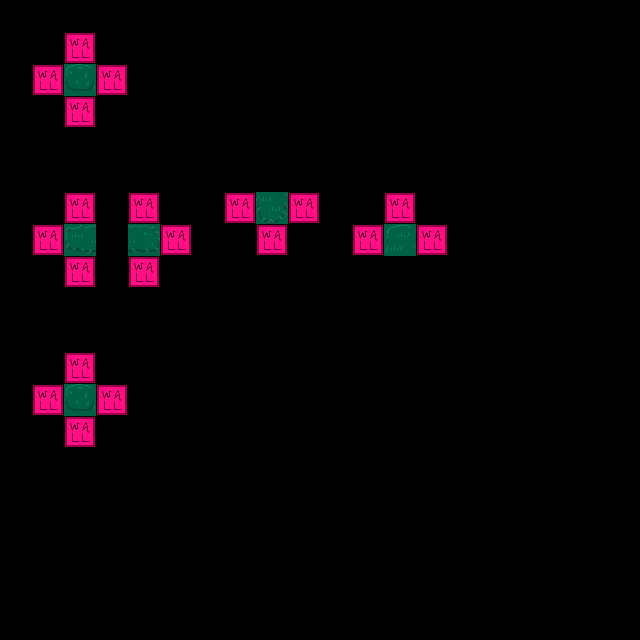

Rendered tile map (Tiled .tmx) drawn with the repository's tilesets; below, a short description and the full map source, tile grids included:
An orthogonal 20x20 tile map with 32x32 px tiles, 3 tile layers (regions, input_terrain_top, output_terrain_top).

<map version="1.9" tiledversion="1.9.0" orientation="orthogonal" renderorder="right-down" width="20" height="20" tilewidth="32" tileheight="32" infinite="0" nextlayerid="6" nextobjectid="1">
 <tileset firstgid="1" source="../../Tilesets/forest-terrain.tsx" />
 <layer id="1" name="regions" width="20" height="20">
  <properties>
   <property name="MatchInOrder" type="bool" value="true" />
  </properties>
  <data encoding="csv">
0,0,0,0,0,0,0,0,0,0,0,0,0,0,0,0,0,0,0,0,
0,0,8,0,0,0,0,0,0,0,0,0,0,0,0,0,0,0,0,0,
0,8,8,8,0,0,0,0,0,0,0,0,0,0,0,0,0,0,0,0,
0,0,8,0,0,0,0,0,0,0,0,0,0,0,0,0,0,0,0,0,
0,0,0,0,0,0,0,0,0,0,0,0,0,0,0,0,0,0,0,0,
0,0,0,0,0,0,0,0,0,0,0,0,0,0,0,0,0,0,0,0,
0,0,8,0,8,0,0,8,8,8,0,0,8,0,0,0,0,0,0,0,
0,8,8,0,8,8,0,0,8,0,0,8,8,8,0,0,0,0,0,0,
0,0,8,0,8,0,0,0,0,0,0,0,0,0,0,0,0,0,0,0,
0,0,0,0,0,0,0,0,0,0,0,0,0,0,0,0,0,0,0,0,
0,0,0,0,0,0,0,0,0,0,0,0,0,0,0,0,0,0,0,0,
0,0,8,0,0,0,0,0,0,0,0,0,0,0,0,0,0,0,0,0,
0,8,8,8,0,0,0,0,0,0,0,0,0,0,0,0,0,0,0,0,
0,0,8,0,0,0,0,0,0,0,0,0,0,0,0,0,0,0,0,0,
0,0,0,0,0,0,0,0,0,0,0,0,0,0,0,0,0,0,0,0,
0,0,0,0,0,0,0,0,0,0,0,0,0,0,0,0,0,0,0,0,
0,0,0,0,0,0,0,0,0,0,0,0,0,0,0,0,0,0,0,0,
0,0,0,0,0,0,0,0,0,0,0,0,0,0,0,0,0,0,0,0,
0,0,0,0,0,0,0,0,0,0,0,0,0,0,0,0,0,0,0,0,
0,0,0,0,0,0,0,0,0,0,0,0,0,0,0,0,0,0,0,0
</data>
 </layer>
 <layer id="2" name="input_terrain_top" width="20" height="20">
  <properties>
   <property name="StrictEmpty" type="bool" value="true" />
  </properties>
  <data encoding="csv">
0,0,0,0,0,0,0,0,0,0,0,0,0,0,0,0,0,0,0,0,
0,0,0,0,0,0,0,0,0,0,0,0,0,0,0,0,0,0,0,0,
0,0,10,0,0,0,0,0,0,0,0,0,0,0,0,0,0,0,0,0,
0,0,0,0,0,0,0,0,0,0,0,0,0,0,0,0,0,0,0,0,
0,0,0,0,0,0,0,0,0,0,0,0,0,0,0,0,0,0,0,0,
0,0,0,0,0,0,0,0,0,0,0,0,0,0,0,0,0,0,0,0,
0,0,0,0,0,0,0,0,10,0,0,0,0,0,0,0,0,0,0,0,
0,0,10,0,10,0,0,0,0,0,0,0,10,0,0,0,0,0,0,0,
0,0,0,0,0,0,0,0,0,0,0,0,0,0,0,0,0,0,0,0,
0,0,0,0,0,0,0,0,0,0,0,0,0,0,0,0,0,0,0,0,
0,0,0,0,0,0,0,0,0,0,0,0,0,0,0,0,0,0,0,0,
0,0,0,0,0,0,0,0,0,0,0,0,0,0,0,0,0,0,0,0,
0,0,10,0,0,0,0,0,0,0,0,0,0,0,0,0,0,0,0,0,
0,0,0,0,0,0,0,0,0,0,0,0,0,0,0,0,0,0,0,0,
0,0,0,0,0,0,0,0,0,0,0,0,0,0,0,0,0,0,0,0,
0,0,0,0,0,0,0,0,0,0,0,0,0,0,0,0,0,0,0,0,
0,0,0,0,0,0,0,0,0,0,0,0,0,0,0,0,0,0,0,0,
0,0,0,0,0,0,0,0,0,0,0,0,0,0,0,0,0,0,0,0,
0,0,0,0,0,0,0,0,0,0,0,0,0,0,0,0,0,0,0,0,
0,0,0,0,0,0,0,0,0,0,0,0,0,0,0,0,0,0,0,0
</data>
 </layer>
 <layer id="3" name="output_terrain_top" width="20" height="20">
  <data encoding="csv">
0,0,0,0,0,0,0,0,0,0,0,0,0,0,0,0,0,0,0,0,
0,0,0,0,0,0,0,0,0,0,0,0,0,0,0,0,0,0,0,0,
0,0,29,0,0,0,0,0,0,0,0,0,0,0,0,0,0,0,0,0,
0,0,0,0,0,0,0,0,0,0,0,0,0,0,0,0,0,0,0,0,
0,0,0,0,0,0,0,0,0,0,0,0,0,0,0,0,0,0,0,0,
0,0,0,0,0,0,0,0,0,0,0,0,0,0,0,0,0,0,0,0,
0,0,0,0,0,0,0,0,14,0,0,0,0,0,0,0,0,0,0,0,
0,0,6,0,7,0,0,0,0,0,0,0,15,0,0,0,0,0,0,0,
0,0,0,0,0,0,0,0,0,0,0,0,0,0,0,0,0,0,0,0,
0,0,0,0,0,0,0,0,0,0,0,0,0,0,0,0,0,0,0,0,
0,0,0,0,0,0,0,0,0,0,0,0,0,0,0,0,0,0,0,0,
0,0,0,0,0,0,0,0,0,0,0,0,0,0,0,0,0,0,0,0,
0,0,29,0,0,0,0,0,0,0,0,0,0,0,0,0,0,0,0,0,
0,0,0,0,0,0,0,0,0,0,0,0,0,0,0,0,0,0,0,0,
0,0,0,0,0,0,0,0,0,0,0,0,0,0,0,0,0,0,0,0,
0,0,0,0,0,0,0,0,0,0,0,0,0,0,0,0,0,0,0,0,
0,0,0,0,0,0,0,0,0,0,0,0,0,0,0,0,0,0,0,0,
0,0,0,0,0,0,0,0,0,0,0,0,0,0,0,0,0,0,0,0,
0,0,0,0,0,0,0,0,0,0,0,0,0,0,0,0,0,0,0,0,
0,0,0,0,0,0,0,0,0,0,0,0,0,0,0,0,0,0,0,0
</data>
 </layer>
</map>
